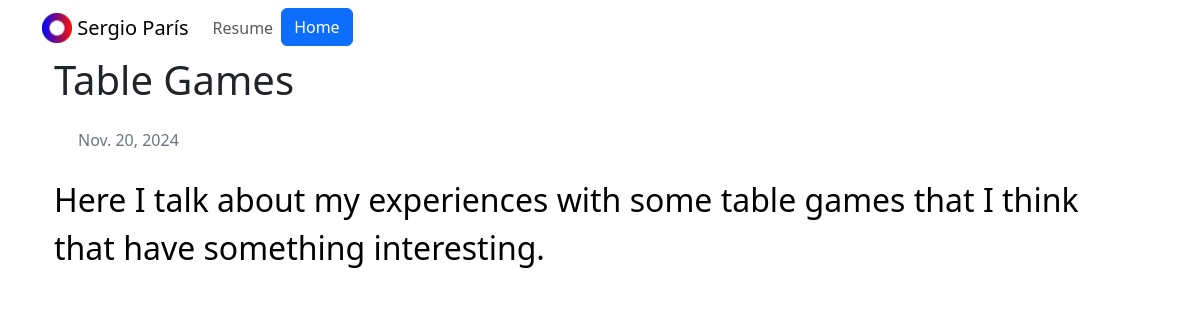
The app's page /blog/5 with its own data.
### blog/models.py (models this page shows, shortened)
class Blog(models.Model):
    title = models.CharField(max_length=200)
    description = models.TextField()
    fecha = models.DateField(auto_now_add=True)

### blog/views.py (the view)
# urls.py: path("<int:blog_id>", views.detail, name="details"),
def detail(request, blog_id):
    blog = get_object_or_404(Blog, pk=blog_id)
    return render(request, "details-blog.html", {"blog": blog})

### blog/templates/details-blog.html
{% extends "bootstrap/main.html" %}
{% load static %}
{% block content%}
<div class='container-fluid align '>
    <h1>{{blog.title}}</h1>
    <div class='text-secondary m-4'>{{blog.fecha}}</div>
    <div class='text-bigger'>{{blog.description}}</div>
</div>
 {%endblock %}

### static/styles/main.css (style rules this page uses)
.text-bigger { font-size: xx-large; color: black; }

### records on screen
Blog: title "Table Games", fecha "Nov. 20, 2024", description "Here I talk about my experiences with some table games that I think that have something interesting."
